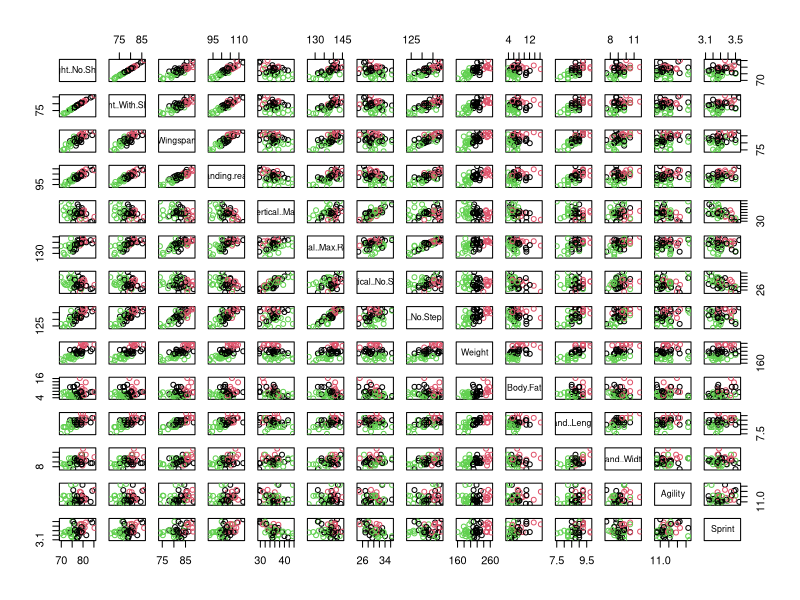
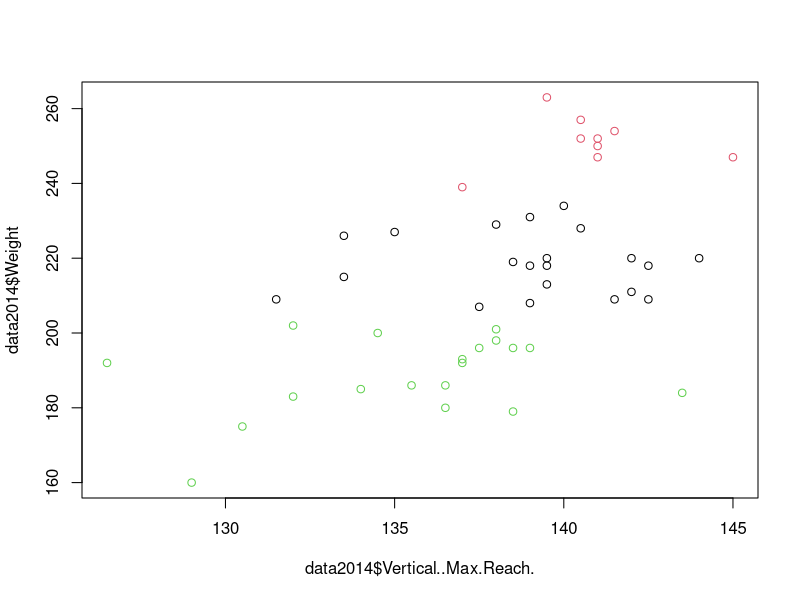

Generate these figures, in order, with R:
library(lmtest)

data2014 <- read.csv("2014_nba_draft_combine.csv")

# data2012 <- read.csv("2012_nba_draft_combine_fixed.csv")
# data2013 <- read.csv("2013_nba_draft_combine_fixed.csv")
# data2015 <- read.csv("2015_nba_draft_combine_fixed.csv")


data2014$X <- NULL
data2014$Player <- NULL
data2014$Year <- NULL
data2014$Draft.pick <- NULL
data2014$Bench <- NULL


## analisis de componentes principales
# acp <- prcomp(data2014, scale=TRUE)
# summary(acp)
# plot(acp)
# biplot(acp)


## kmeans
km <- kmeans(data2014, 3)
print(km)
plot(data2014, col=km$cluster)
plot(data2014$Vertical..Max.Reach., data2014$Weight, col=km$cluster)

# for(i in 1:length(data2014)){
#   for(j in i:length(data2014)){
#     plot(x<-data2014[[i]], y<-data2014[[j]])
#   }
# }
